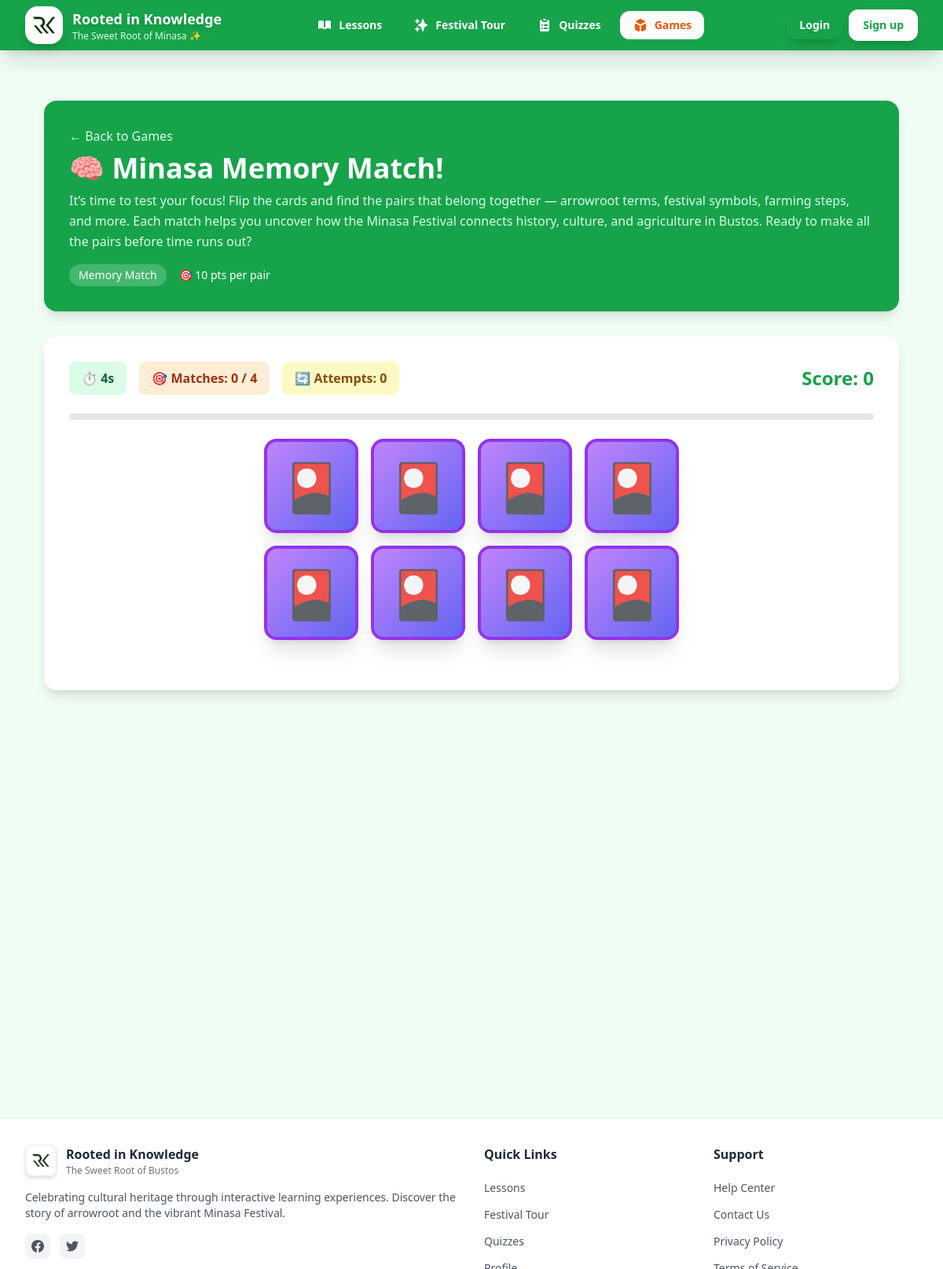
Screenshot of /games/3/ with the database file from the repository.
### games/models.py (models this page shows, shortened)
class Game(models.Model):
    GAME_TYPE_CHOICES = [
        ('word_scramble', 'Word Scramble'),
        ('drag_drop', 'Drag and Drop Sorting'),
        ('image_identification', 'Image Identification'),
        ('memory_match', 'Memory Matching'),
    ]
    title = models.CharField(max_length=200)
    game_type = models.CharField(max_length=30, choices=GAME_TYPE_CHOICES)
    description = models.TextField(help_text="Learning goal and game instructions")
    article = models.ForeignKey('core.Article', on_delete=models.SET_NULL, null=True, blank=True, related_name='games')
    difficulty = models.CharField(max_length=20, choices=[('easy', 'Easy'), ('medium', 'Medium'), ('hard', 'Hard')], default='medium')
    time_limit = models.IntegerField(null=True, blank=True, help_text="Time limit in seconds (optional)")
    points_per_correct = models.IntegerField(default=10, validators=[MinValueValidator(1)])
    order = models.PositiveIntegerField(default=0, help_text="Display order in game list")
    created_at = models.DateTimeField(auto_now_add=True)
    updated_at = models.DateTimeField(auto_now=True)
    is_active = models.BooleanField(default=True)
    class Meta:
        ordering = ['order', '-created_at']

### games/views.py (the view, shortened to what this page needs)
# urls.py: path('<int:pk>/', views.game_detail, name='game_detail'),
def game_detail(request, pk):
    game = get_object_or_404(Game.objects.prefetch_related('questions__options'), pk=pk, is_active=True)
    can_play = request.user.is_authenticated
    if not can_play:
        all_games = list(Game.objects.filter(is_active=True).values_list('id', flat=True))
        game_position = None
        try:
            game_position = all_games.index(game.id)
        except ValueError:
            game_position = None
        if game_position is not None and game_position < PUBLIC_GAMES_LIMIT:
            can_play = True
        else:
            messages.warning(
                request,
                '🔒 This game requires registration! Please register or log in to play. '
                'Registration is FREE for students from Bustos, Bulacan (Grades 7-12)!'
            )
    questions = game.questions.all()
    game_data = None
    if can_play:
        game_data = {
            'id': game.id,
            'title': game.title,
            'type': game.game_type,
            'description': game.description,
            'time_limit': game.time_limit,
            'points_per_correct': game.points_per_correct,
            'questions': []
        }
        for q in questions:
            question_data = {
                'id': q.id,
                'text': q.question_text,
                'order': q.order,
            }
            if game.game_type == 'word_scramble':
                word = q.word.upper()
                scrambled = ''.join(random.sample(word, len(word)))
                question_data['scrambled'] = scrambled
                question_data['answer'] = word
            elif game.game_type == 'memory_match':
                if q.grid_size:
                    question_data['grid_size'] = q.grid_size
                    images = []
                    for i in range(1, 19):  # Check all 18 possible image fields
                        image_field = getattr(q, f'memory_image_{i}', None)
                        if image_field:
                            images.append({
                                'id': i,
                                'url': image_field.url,
                                'pair_id': i  # Each image is its own pair
                            })
                    cards = []
                    for img in images:
                        cards.append({
                            'id': f"card_{img['id']}_1",
                            'image': img['url'],
                            'pair_id': img['pair_id']
                        })
                        cards.append({
                            'id': f"card_{img['id']}_2",
                            'image': img['url'],
                            'pair_id': img['pair_id']
                        })
                    random.shuffle(cards)
                    question_data['cards'] = cards
                    question_data['total_pairs'] = len(images)
            question_data['explanation'] = q.explanation
            game_data['questions'].append(question_data)
    context = {
        'game': game,
        'game_data_json': json.dumps(game_data) if game_data else None,
        'can_play': can_play,
    }
    context.update(get_public_access_context(request.user))
    return render(request, f'games/{game.game_type}_game.html', context)

### core/access_control.py (called while the page is built)
def get_public_access_context(user):
    return {
        'user_is_authenticated': user.is_authenticated,
        'games_limit': None if user.is_authenticated else PUBLIC_GAMES_LIMIT,
        'quizzes_limit': None if user.is_authenticated else PUBLIC_QUIZZES_LIMIT,
        'has_full_access': user.is_authenticated,
        'show_registration_prompt': not user.is_authenticated,
    }

### games/templates/games/memory_match_game.html (shortened to what this page needs)
{% extends 'core/base.html' %}
{% block content %}
<div class="max-w-6xl mx-auto px-6 py-8">
  <div class="bg-green-600 text-white rounded-2xl p-8 mb-8 shadow-lg">
    <div class="flex items-center gap-2 text-green-100 mb-2">
      <a href="{% url 'games:game_list' %}" class="hover:text-white">← Back to Games</a>
    </div>
    <h1 class="text-4xl font-bold mb-2">🧠 {{ game.title }}</h1>
    <p class="text-green-100">{{ game.description }}</p>
    <div class="mt-4 flex items-center gap-4 text-sm">
      <span class="bg-white/20 px-3 py-1 rounded-full">Memory Match</span>
      <span>🎯 {{ game.points_per_correct }} pts per pair</span>
    </div>
  </div>
  <div id="game-container" class="bg-white rounded-2xl shadow-lg p-8">
    <div class="mb-6 flex justify-between items-center flex-wrap gap-4">
      <div class="flex gap-4 flex-wrap">
        <div class="bg-green-100 px-4 py-2 rounded-lg">
          <span class="text-green-800 font-bold">⏱️ <span id="timer">0</span>s</span>
        </div>
        <div class="bg-orange-100 px-4 py-2 rounded-lg">
          <span class="text-orange-800 font-bold">🎯 Matches: <span id="matches">0</span> / <span id="total-pairs">0</span></span>
        </div>
        <div class="bg-yellow-100 px-4 py-2 rounded-lg">
          <span class="text-yellow-800 font-bold">🔄 Attempts: <span id="attempts">0</span></span>
        </div>
      </div>
      <div class="text-2xl font-bold text-green-600">
        Score: <span id="score">0</span>
      </div>
    </div>
    <div class="mb-6">
      <div class="w-full bg-gray-200 rounded-full h-2">
      </div>
    </div>
    <div id="game-board" class="mb-8">
      <div id="card-grid" class="grid gap-3 justify-center">
      </div>
    </div>
  </div>
</div>
{% endblock %}

### core/templates/core/base.html (style rules this page uses)
:root { --cream: #FFF9F0; --leaf: #7CB67E; --brown: #8B5E3C; --gold: #FFD700; --festival-green: #4CAF50; --festival-orange: #FF9800; --festival-yellow: #FDD835; --festival-blue: #42A5F5; --light-green: #8BC34A; }
* { transition: all 0.3s cubic-bezier(0.4, 0, 0.2, 1); }

### rows the page displays
Game: title "Minasa Memory Match!", description "It’s time to test your focus! Flip the cards and find the pairs that belong together — arrowroot terms, festival symbols, farming steps, and more. Each match helps you uncover how the Minasa Festival connects history, culture, and agriculture in Bustos. Ready to make all the pairs before time runs out?", points_per_correct "10"
